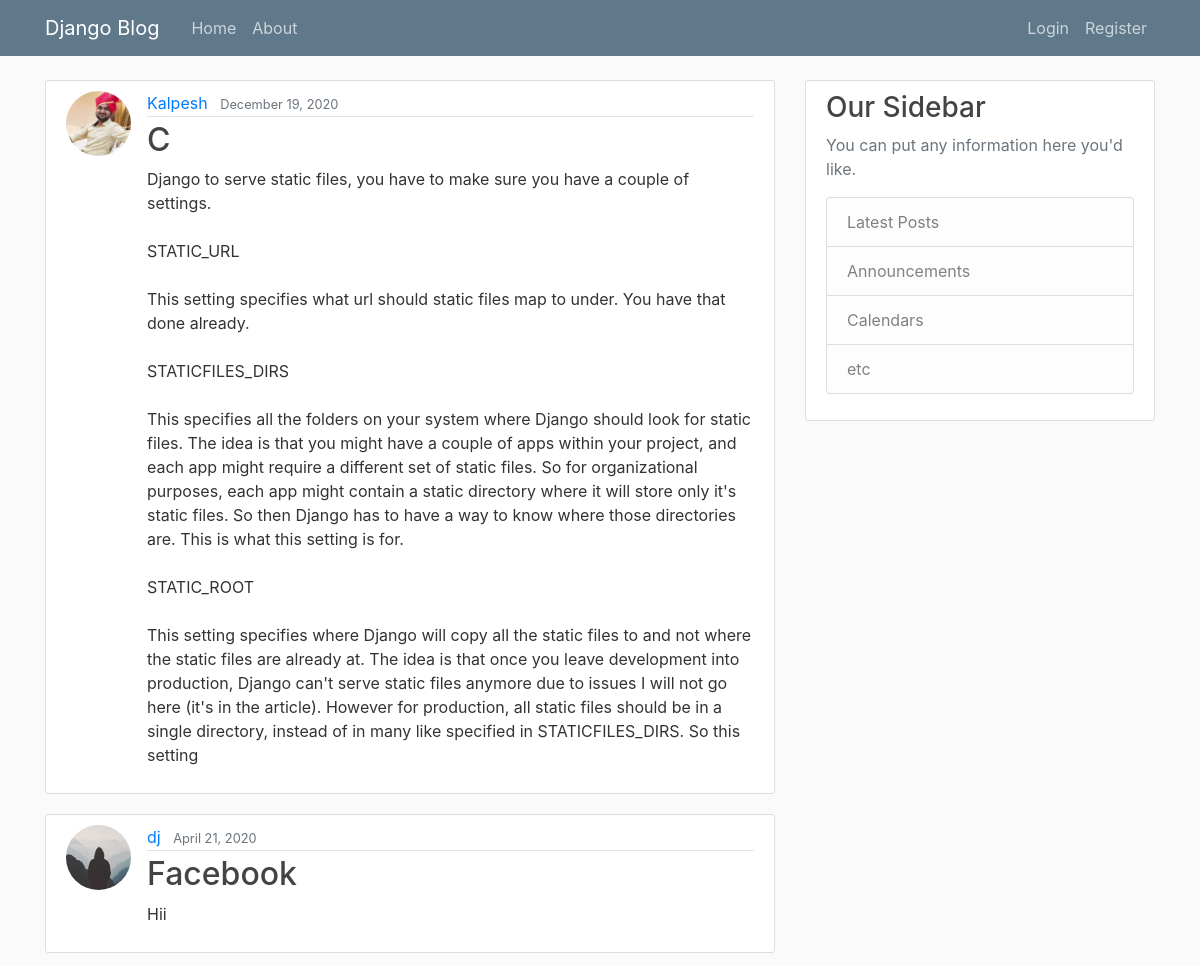
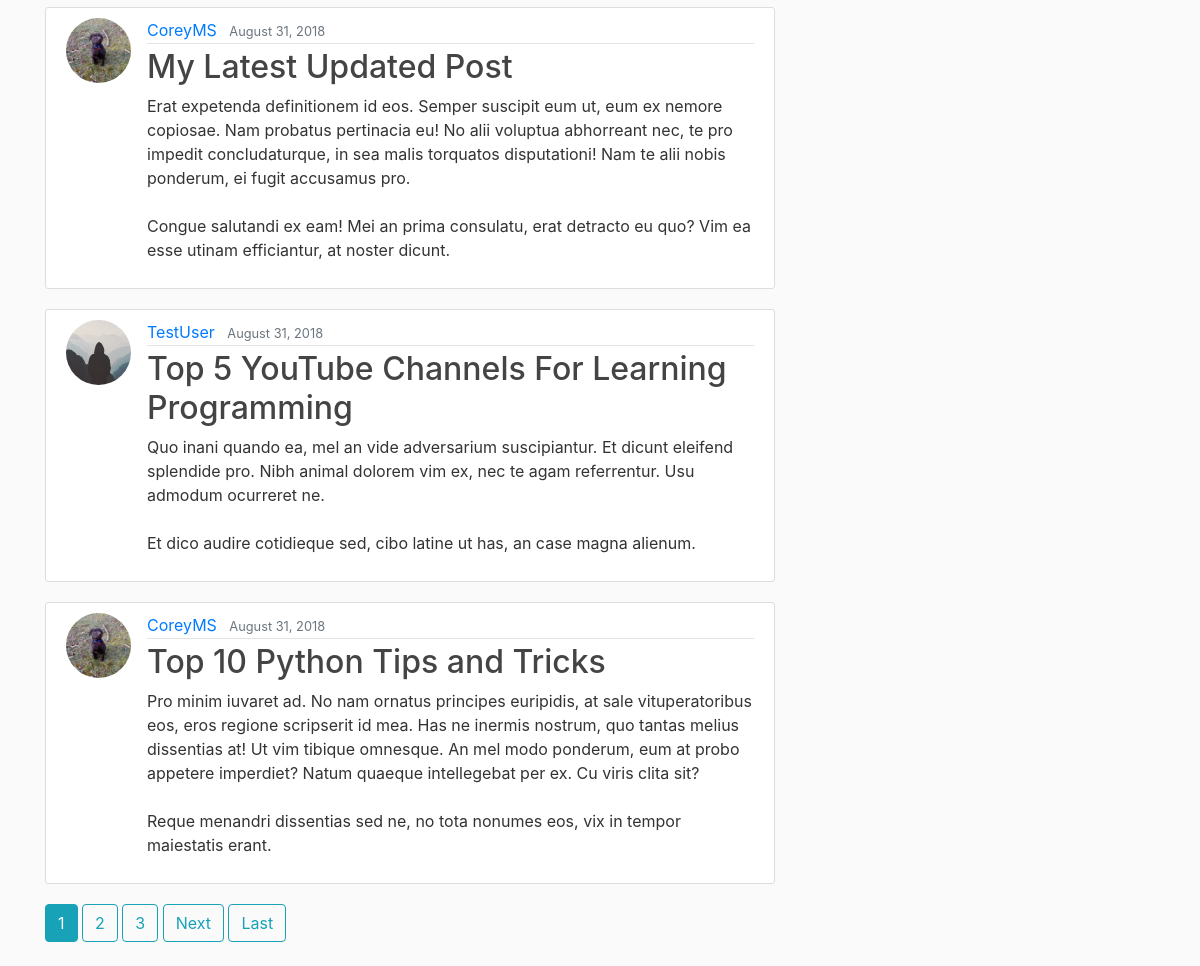
The page / on the database its author committed (2 pictures, top to bottom).
### blog/models.py (models this page shows, shortened)
class Post(models.Model):
    title = models.CharField(max_length=100)
    content = models.TextField()
    date_posted = models.DateTimeField(default=timezone.now)
    author = models.ForeignKey(User, on_delete=models.CASCADE)

### users/models.py (models this page shows, shortened)
class Profile(models.Model):
    user = models.OneToOneField(User, on_delete=models.CASCADE)
    image = models.ImageField(default='default.jpg', upload_to='profile_pics')

### blog/views.py (the view)
# urls.py: path('', PostListView.as_view(), name='blog-home'),
class PostListView(ListView):
    model = Post
    template_name = 'blog/home.html'  # <app>/<model>_<viewtype>.html
    context_object_name = 'posts'
    ordering = ['-date_posted']
    paginate_by = 5

### blog/templates/blog/home.html (shortened to what this page needs)
{% extends "blog/base.html" %}
{% block content %}
    {% for post in posts %}
        <article class="media content-section">
          <img class="rounded-circle article-img" src="{{ post.author.profile.image.url }}">
          <div class="media-body">
            <div class="article-metadata">
              <a class="mr-2" href="{% url 'user-posts' post.author.username %}">{{ post.author }}</a>
              <small class="text-muted">{{ post.date_posted|date:"F d, Y" }}</small>
            </div>
            <h2><a class="article-title" href="{% url 'post-detail' post.id %}">{{ post.title }}</a></h2>
            <p class="article-content">{{ post.content }}</p>
          </div>
        </article>
    {% endfor %}
    {% if is_paginated %}
      {% for num in page_obj.paginator.page_range %}
        {% if page_obj.number == num %}
          <a class="btn btn-info mb-4" href="?page={{ num }}">{{ num }}</a>
        {% elif num > page_obj.number|add:'-3' and num < page_obj.number|add:'3' %}
          <a class="btn btn-outline-info mb-4" href="?page={{ num }}">{{ num }}</a>
        {% endif %}
      {% endfor %}
      {% if page_obj.has_next %}
        <a class="btn btn-outline-info mb-4" href="?page={{ page_obj.next_page_number }}">Next</a>
        <a class="btn btn-outline-info mb-4" href="?page={{ page_obj.paginator.num_pages }}">Last</a>
      {% endif %}
    {% endif %}
{% endblock content %}

### blog/templates/blog/base.html (shortened to what this page needs)
{% load static %}
<!DOCTYPE html>
<html>
<head>
    <link rel="stylesheet" href="https://maxcdn.bootstrapcdn.com/bootstrap/4.0.0/css/bootstrap.min.css">
    <link rel="stylesheet" type="text/css" href="{% static 'blog/main.css' %}">
</head>
<body>
    <header class="site-header">
      <nav class="navbar navbar-expand-md navbar-dark bg-steel fixed-top">
        <div class="container">
          <a class="navbar-brand mr-4" href="{% url 'blog-home' %}">Django Blog</a>
          <div class="collapse navbar-collapse" id="navbarToggle">
            <div class="navbar-nav mr-auto">
              <a class="nav-item nav-link" href="{% url 'blog-home' %}">Home</a>
              <a class="nav-item nav-link" href="{% url 'blog-about' %}">About</a>
            </div>
            <div class="navbar-nav">
              {% if user.is_authenticated %}
                <a class="nav-item nav-link" href="{% url 'post-create' %}">New Post</a>
                <a class="nav-item nav-link" href="{% url 'profile' %}">Profile</a>
                <a class="nav-item nav-link" href="{% url 'logout' %}">Logout</a>
              {% else %}
                <a class="nav-item nav-link" href="{% url 'login' %}">Login</a>
                <a class="nav-item nav-link" href="{% url 'register' %}">Register</a>
              {% endif %}
            </div>
          </div>
        </div>
      </nav>
    </header>
    <main role="main" class="container">
      <div class="row">
        <div class="col-md-8">
          {% block content %}{% endblock %}
        </div>
        <div class="col-md-4">
          <div class="content-section">
            <h3>Our Sidebar</h3>
            <p class='text-muted'>You can put any information here you'd like.
              <ul class="list-group">
                <li class="list-group-item list-group-item-light">Latest Posts</li>
                <li class="list-group-item list-group-item-light">Announcements</li>
                <li class="list-group-item list-group-item-light">Calendars</li>
                <li class="list-group-item list-group-item-light">etc</li>
              </ul>
            </p>
          </div>
        </div>
      </div>
    </main>
</body>
</html>

### blog/static/blog/main.css (style rules this page uses)
body { background: #fafafa; color: #333333; margin-top: 5rem; }
h1, h2, h3, h4, h5, h6 { color: #444444; }
ul { margin: 0; }
.bg-steel { background-color: #5f788a; }
.site-header .navbar-nav .nav-link { color: #cbd5db; }
.content-section { background: #ffffff; padding: 10px 20px; border: 1px solid #dddddd; border-radius: 3px; margin-bottom: 20px; }
.article-title { color: #444444; }
.article-content { white-space: pre-line; }
.article-img { height: 65px; width: 65px; margin-right: 16px; }
.article-metadata { padding-bottom: 1px; margin-bottom: 4px; border-bottom: 1px solid #e3e3e3 }

### rows shown on the page
Post: author.profile.image (picture), author "Kalpesh", date_posted "December 19, 2020", title "C", content "Django to serve static files, you have to make sure you have a couple of settings. STATIC_URL This setting specifies what url should static files map to under. You have that done already. STATICFILES_DIRS This specifies all the folders on your system where Django should look for static files. The idea is that you might have a couple of apps within your project, and each app might require a different set of static files. So for organizational purposes, each app might contain a static directory where it will store only it's static files. So then Django has to have a way to know where those directories are. This is what this setting is for. STATIC_ROOT This setting specifies where Django will…"
Post: author.profile.image (placeholder picture), author "dj", date_posted "April 21, 2020", title "Facebook", content "Hii"
Post: author.profile.image (picture), author "CoreyMS", date_posted "August 31, 2018", title "My Latest Updated Post", content "Erat expetenda definitionem id eos. Semper suscipit eum ut, eum ex nemore copiosae. Nam probatus pertinacia eu! No alii voluptua abhorreant nec, te pro impedit concludaturque, in sea malis torquatos disputationi! Nam te alii nobis ponderum, ei fugit accusamus pro. Congue salutandi ex eam! Mei an prima consulatu, erat detracto eu quo? Vim ea esse utinam efficiantur, at noster dicunt."
Post: author.profile.image (placeholder picture), author "TestUser", date_posted "August 31, 2018", title "Top 5 YouTube Channels For Learning Programming", content "Quo inani quando ea, mel an vide adversarium suscipiantur. Et dicunt eleifend splendide pro. Nibh animal dolorem vim ex, nec te agam referrentur. Usu admodum ocurreret ne. Et dico audire cotidieque sed, cibo latine ut has, an case magna alienum."
Post: author.profile.image (picture), author "CoreyMS", date_posted "August 31, 2018", title "Top 10 Python Tips and Tricks", content "Pro minim iuvaret ad. No nam ornatus principes euripidis, at sale vituperatoribus eos, eros regione scripserit id mea. Has ne inermis nostrum, quo tantas melius dissentias at! Ut vim tibique omnesque. An mel modo ponderum, eum at probo appetere imperdiet? Natum quaeque intellegebat per ex. Cu viris clita sit? Reque menandri dissentias sed ne, no tota nonumes eos, vix in tempor maiestatis erant."

### other values the page prints
{{ num }} "1"
{{ num }} "2" "3"
